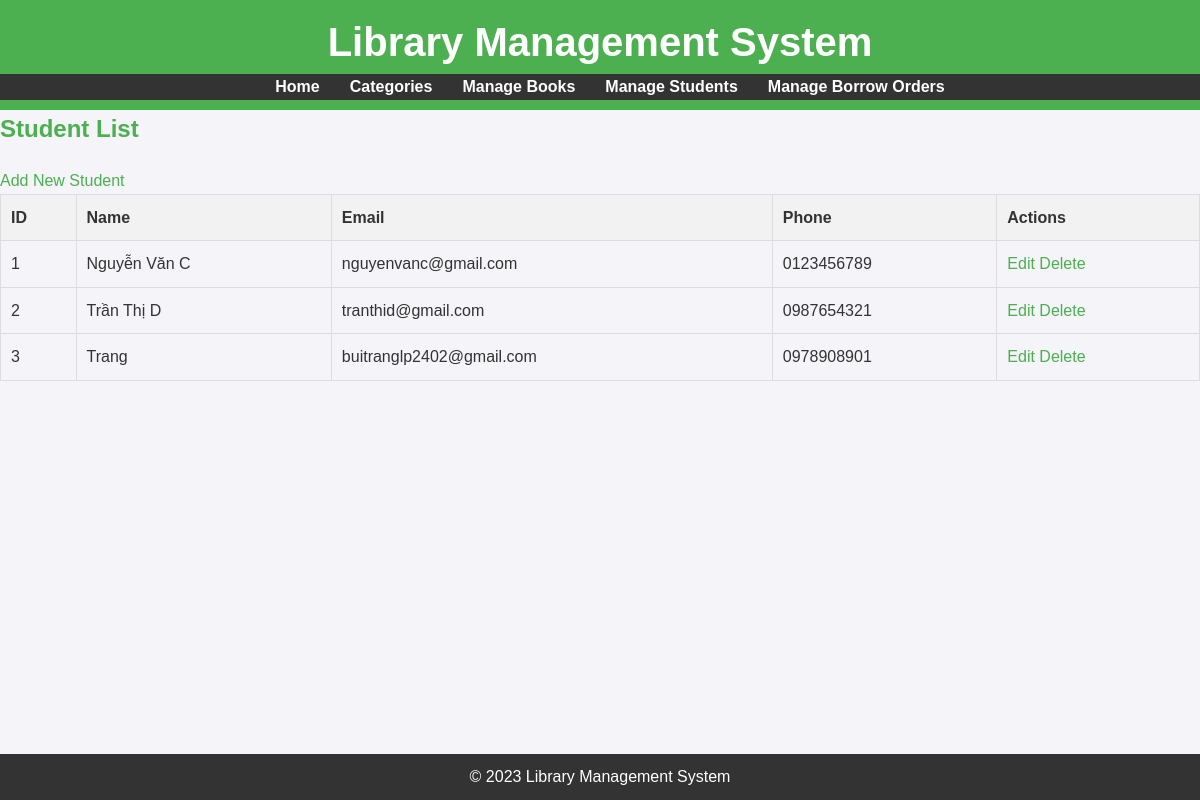
The app's page /lesson9/student/displaystudent.php with its own data.
### tables this page shows
CREATE TABLE `students` (
  `student_id` int NOT NULL,
  `name` varchar(255) NOT NULL,
  `dob` date DEFAULT NULL,
  `address` varchar(255) DEFAULT NULL,
  `email` varchar(100) DEFAULT NULL,
  `phone` varchar(15) DEFAULT NULL,
  `image` varchar(255) DEFAULT NULL
);

### lesson9/student/displaystudent.php (the view)
<?php
include '../database/database.php';
include '../layout/header.php';
$stmt = $conn->prepare("SELECT * FROM Students");
$stmt->execute();
$students = $stmt->fetchAll(PDO::FETCH_ASSOC);
?>
<h2>Student List</h2>
<a href="addstudent.php">Add New Student</a>
<table>
    <tr>
        <th>ID</th>
        <th>Name</th>
        <th>Email</th>
        <th>Phone</th>
        <th>Actions</th>
    </tr>
    <?php foreach ($students as $student): ?>
    <tr>
        <td><?php echo $student['student_id']; ?></td>
        <td><?php echo $student['name']; ?></td>
        <td><?php echo $student['email']; ?></td>
        <td><?php echo $student['phone']; ?></td>
        <td>
            <a href="editstudent.php?id=<?php echo $student['student_id']; ?>">Edit</a>
            <a href="deletestudent.php?id=<?php echo $student['student_id']; ?>">Delete</a>
        </td>
    </tr>
    <?php endforeach; ?>
</table>
<?php include '../layout/footer.php'; ?>

### lesson9/css/main.css (style rules this page uses)
body, h1, h2, ul, li, p { margin: 0; padding: 0; list-style: none; }
body { font-family: Arial, sans-serif; line-height: 1.6; background-color: #f4f4f9; color: #333; }
h2 { margin-bottom: 20px; color: #4CAF50; }
table { width: 100%; border-collapse: collapse; margin-bottom: 20px; }
table, th, td { border: 1px solid #ddd; }
th, td { padding: 10px; text-align: left; }
th { background-color: #f2f2f2; }
a { color: #4CAF50; text-decoration: none; }

### records on screen
students: student_id "1", name "Nguyễn Văn C", email "nguyenvanc@gmail.com", phone "0123456789"
students: student_id "2", name "Trần Thị D", email "tranthid@gmail.com", phone "0987654321"
students: student_id "3", name "Trang", email "buitranglp2402@gmail.com", phone "0978908901"
